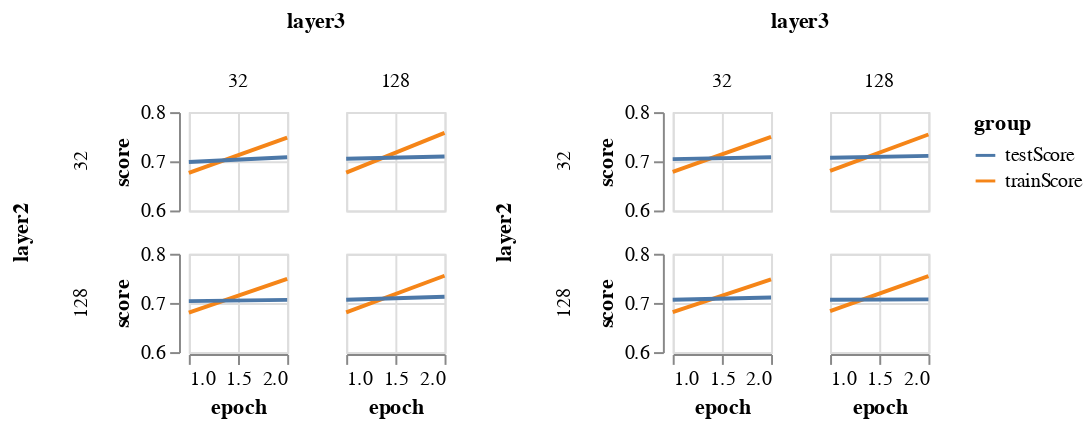

Source (notebook cell):
### Code cell
resLong = res_CNN.melt(id_vars=['layer1', 'layer2', 'layer3', 'epoch'], value_vars=['trainScore', 'testScore'],
         var_name='group', value_name='score')

layer1_32 = alt.Chart(resLong[resLong.layer1==32]).mark_line().encode(
    row = 'layer2',
    column = 'layer3',
    x = 'epoch',
    y = alt.Y('score', scale=alt.Scale(domain=[0.6,0.8])),
    color = 'group',
    tooltip = 'score'
).properties(width=50, height=50)

layer1_128 = alt.Chart(resLong[resLong.layer1==128]).mark_line().encode(
    row = 'layer2',
    column = 'layer3',
    x = 'epoch',
    y = alt.Y('score', scale=alt.Scale(domain=[0.6,0.8])),
    color = 'group',
    tooltip = 'score'
).properties(width=50, height=50)

layer1_32 | layer1_128

### Figure 1 — Vega-Lite specification as saved in the notebook (floating-point values rounded to 4 significant figures)
{"config": {"view": {"continuousWidth": 400, "continuousHeight": 300}}, "hconcat": [{"data": {"name": "data-de40d363454793221ad9ab4e7fff990a"}, "mark": "line", "encoding": {"color": {"field": "group", "type": "nominal"}, "column": {"field": "layer3", "type": "quantitative"}, "row": {"field": "layer2", "type": "quantitative"}, "tooltip": {"field": "score", "type": "quantitative"}, "x": {"field": "epoch", "type": "quantitative"}, "y": {"field": "score", "scale": {"domain": [0.6, 0.8]}, "type": "quantitative"}}, "height": 50, "width": 50}, {"data": {"name": "data-67ce1029c906803127170659da15c53f"}, "mark": "line", "encoding": {"color": {"field": "group", "type": "nominal"}, "column": {"field": "layer3", "type": "quantitative"}, "row": {"field": "layer2", "type": "quantitative"}, "tooltip": {"field": "score", "type": "quantitative"}, "x": {"field": "epoch", "type": "quantitative"}, "y": {"field": "score", "scale": {"domain": [0.6, 0.8]}, "type": "quantitative"}}, "height": 50, "width": 50}], "$schema": "https://vega.github.io/schema/vega-lite/v4.17.0.json", "datasets": {"data-de40d363454793221ad9ab4e7fff990a": [{"layer1": 32.0, "layer2": 32.0, "layer3": 32.0, "epoch": 1.0, "group": "trainScore", "score": 0.6763}, {"layer1": 32.0, "layer2": 32.0, "layer3": 32.0, "epoch": 2.0, "group": "trainScore", "score": 0.7481}, {"layer1": 32.0, "layer2": 32.0, "layer3": 128.0, "epoch": 1.0, "group": "trainScore", "score": 0.6768}, {"layer1": 32.0, "layer2": 32.0, "layer3": 128.0, "epoch": 2.0, "group": "trainScore", "score": 0.7577}, {"layer1": 32.0, "layer2": 128.0, "layer3": 32.0, "epoch": 1.0, "group": "trainScore", "score": 0.6801}, {"layer1": 32.0, "layer2": 128.0, "layer3": 32.0, "epoch": 2.0, "group": "trainScore", "score": 0.7489}, {"layer1": 32.0, "layer2": 128.0, "layer3": 128.0, "epoch": 1.0, "group": "trainScore", "score": 0.6808}, {"layer1": 32.0, "layer2": 128.0, "layer3": 128.0, "epoch": 2.0, "group": "trainScore", "score": 0.7552}, {"layer1": 32.0, "layer2": 32.0, "layer3": 32.0, "epoch": 1.0, "group": "testScore", "score": 0.6986}, {"layer1": 32.0, "layer2": 32.0, "layer3": 32.0, "epoch": 2.0, "group": "testScore", "score": 0.7084}, {"layer1": 32.0, "layer2": 32.0, "layer3": 128.0, "epoch": 1.0, "group": "testScore", "score": 0.7051}, {"layer1": 32.0, "layer2": 32.0, "layer3": 128.0, "epoch": 2.0, "group": "testScore", "score": 0.7097}, {"layer1": 32.0, "layer2": 128.0, "layer3": 32.0, "epoch": 1.0, "group": "testScore", "score": 0.7036}, {"layer1": 32.0, "layer2": 128.0, "layer3": 32.0, "epoch": 2.0, "group": "testScore", "score": 0.7061}, {"layer1": 32.0, "layer2": 128.0, "layer3": 128.0, "epoch": 1.0, "group": "testScore", "score": 0.7066}, {"layer1": 32.0, "layer2": 128.0, "layer3": 128.0, "epoch": 2.0, "group": "testScore", "score": 0.7124}], "data-67ce1029c906803127170659da15c53f": [{"layer1": 128.0, "layer2": 32.0, "layer3": 32.0, "epoch": 1.0, "group": "trainScore", "score": 0.6786}, {"layer1": 128.0, "layer2": 32.0, "layer3": 32.0, "epoch": 2.0, "group": "trainScore", "score": 0.7495}, {"layer1": 128.0, "layer2": 32.0, "layer3": 128.0, "epoch": 1.0, "group": "trainScore", "score": 0.6804}, {"layer1": 128.0, "layer2": 32.0, "layer3": 128.0, "epoch": 2.0, "group": "trainScore", "score": 0.7545}, {"layer1": 128.0, "layer2": 128.0, "layer3": 32.0, "epoch": 1.0, "group": "trainScore", "score": 0.6813}, {"layer1": 128.0, "layer2": 128.0, "layer3": 32.0, "epoch": 2.0, "group": "trainScore", "score": 0.7477}, {"layer1": 128.0, "layer2": 128.0, "layer3": 128.0, "epoch": 1.0, "group": "trainScore", "score": 0.6833}, {"layer1": 128.0, "layer2": 128.0, "layer3": 128.0, "epoch": 2.0, "group": "trainScore", "score": 0.7544}, {"layer1": 128.0, "layer2": 32.0, "layer3": 32.0, "epoch": 1.0, "group": "testScore", "score": 0.7045}, {"layer1": 128.0, "layer2": 32.0, "layer3": 32.0, "epoch": 2.0, "group": "testScore", "score": 0.7082}, {"layer1": 128.0, "layer2": 32.0, "layer3": 128.0, "epoch": 1.0, "group": "testScore", "score": 0.7071}, {"layer1": 128.0, "layer2": 32.0, "layer3": 128.0, "epoch": 2.0, "group": "testScore", "score": 0.711}, {"layer1": 128.0, "layer2": 128.0, "layer3": 32.0, "epoch": 1.0, "group": "testScore", "score": 0.7063}, {"layer1": 128.0, "layer2": 128.0, "layer3": 32.0, "epoch": 2.0, "group": "testScore", "score": 0.7108}, {"layer1": 128.0, "layer2": 128.0, "layer3": 128.0, "epoch": 1.0, "group": "testScore", "score": 0.7065}, {"layer1": 128.0, "layer2": 128.0, "layer3": 128.0, "epoch": 2.0, "group": "testScore", "score": 0.7072}]}}
